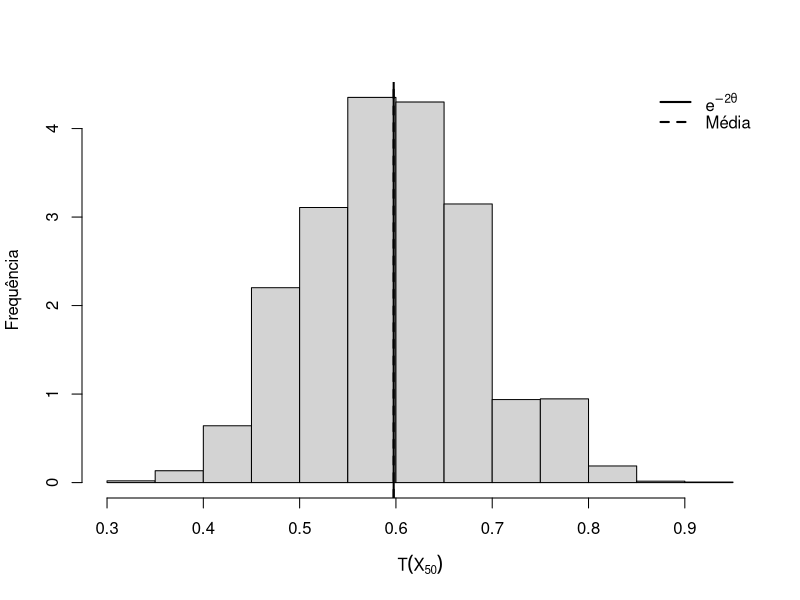
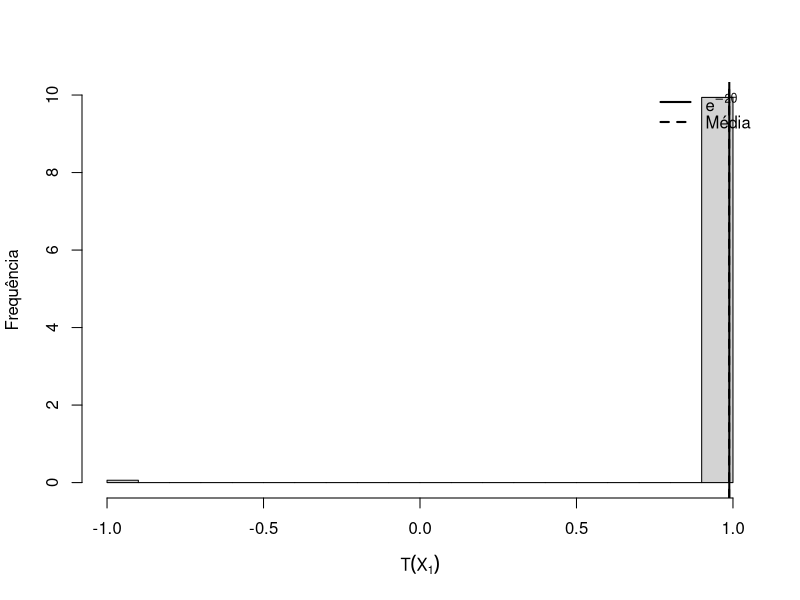
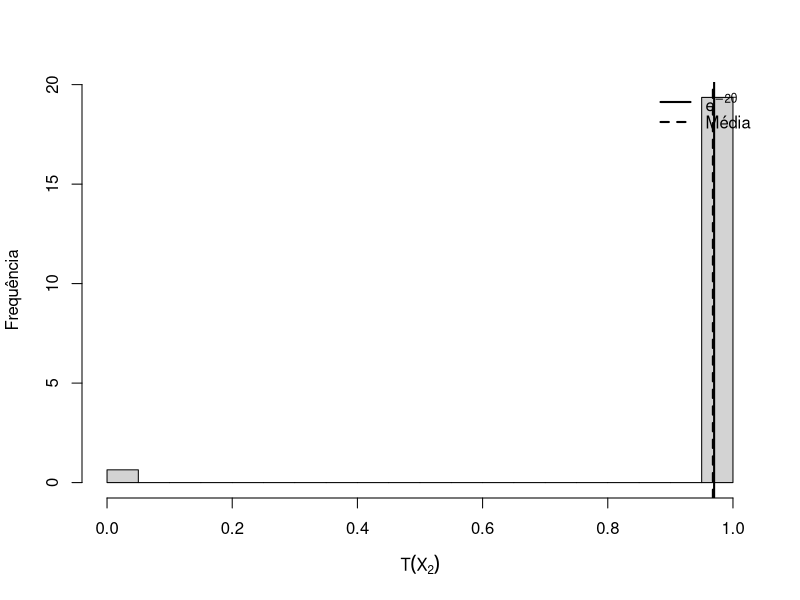

Write the R code that produced these figures, in order.
## ---- chunk 1
#| label: fig-envvum-simulacao-r
#| fig-cap: 'Histograma de $T(\boldsymbol{X}_n)$'
set.seed(15)

simulacao_envvum <- function(M = 10000, n = 50) {
  # Seja X_n a.a. de X~Pois(theta), theta em (0, infinito). Vamos avaliar o
  # ENVVUM para g(theta) = e^{-2theta}, T(X_n) = (1-2/n)^{soma de X_i}.
  theta <- log(runif(1))^2
  estatisticas <- numeric(M)

  for (i in seq_len(M)) {
    amostra <- rpois(n, lambda = theta)
    estatisticas[i] <- (1 - 2 / n)^sum(amostra)
  }

  media <- mean(estatisticas)
  e2theta <- exp(-2 * theta)

  hist(estatisticas, probability = TRUE, main = "",
       xlab = bquote(T(X[.(n)])), ylab = "Frequência")
  abline(v = e2theta, lwd = 2)
  abline(v = media, lwd = 2, lty = 2)
  legend("topright", legend = c(expression(e^{-2 * theta}), "Média"),
         lwd = 2, lty = c(1, 2), bty = "n")

  cat(sprintf("Média simulada: %.6f\n", media))
  cat(sprintf("e^(-2 theta) = %.6f\n", e2theta))
}

simulacao_envvum()
invisible(NULL)
## ---- chunk 2
simulacao_envvum(10000, 1)
simulacao_envvum(10000, 2)
